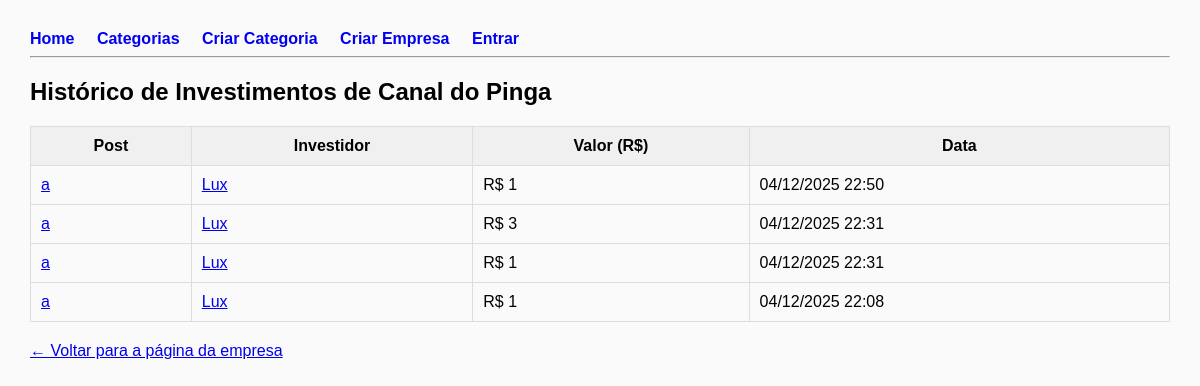
Screenshot of /company/2/history with the database file from the repository.
### app.py (models this page shows)
class Company(db.Model):
    id = db.Column(db.Integer, primary_key=True)
    name = db.Column(db.String(140), nullable=False, unique=True)
    bio = db.Column(db.Text)
    website = db.Column(db.String(250))
    password = db.Column(db.String(200), nullable=False)
    created_at = db.Column(db.DateTime, default=datetime.utcnow)
    category_id = db.Column(db.Integer, db.ForeignKey("category.id"), nullable=True)
    comments = db.relationship("Comment", backref="author", lazy=True)
    investments_made = db.relationship("InvestmentHistory", backref="investor", lazy=True, foreign_keys='InvestmentHistory.company_id')
    messages_sent = db.relationship("Message", backref="sender", lazy=True, foreign_keys='Message.sender_id')
    messages_received = db.relationship("Message", backref="receiver", lazy=True, foreign_keys='Message.receiver_id')

class InvestmentHistory(db.Model):
    id = db.Column(db.Integer, primary_key=True)
    company_id = db.Column(db.Integer, db.ForeignKey("company.id"), nullable=False)
    post_id = db.Column(db.Integer, db.ForeignKey("post.id"), nullable=False)
    amount = db.Column(db.Integer, nullable=False)
    created_at = db.Column(db.DateTime, default=datetime.utcnow)

class Post(db.Model):
    id = db.Column(db.Integer, primary_key=True)
    title = db.Column(db.String(200), nullable=False)
    content = db.Column(db.Text)
    created_at = db.Column(db.DateTime, default=datetime.utcnow)
    likes = db.Column(db.Integer, default=0)
    investment = db.Column(db.Integer, default=0)
    score = db.Column(db.Float, default=0)
    company_id = db.Column(db.Integer, db.ForeignKey("company.id"), nullable=False)
    category_id = db.Column(db.Integer, db.ForeignKey("category.id", ondelete="CASCADE"), nullable=False)
    comments = db.relationship("Comment", backref="post", lazy=True, cascade="all, delete-orphan")
    investment_history = db.relationship("InvestmentHistory", backref="post", lazy=True, cascade="all, delete-orphan")
    company = db.relationship("Company", backref="posts")
    category = db.relationship("Category", backref="posts")

### app.py (the view)
@app.route("/company/<int:company_id>/history")
def company_history(company_id):
    company = Company.query.get_or_404(company_id)
    investments_received = (
        db.session.query(InvestmentHistory)
        .join(Post, InvestmentHistory.post_id == Post.id)
        .filter(Post.company_id == company.id)
        .order_by(InvestmentHistory.created_at.desc())
        .all()
    )
    return render_template("company_history.html", company=company, investments=investments_received)

### templates/company_history.html
{% extends "base.html" %}
{% block content %}
<h2>Histórico de Investimentos de {{ company.name }}</h2>
{% if investments %}
  <table style="width:100%; border-collapse: collapse; margin-top: 20px;">
    <thead>
      <tr style="background: #f0f0f0;">
        <th style="padding: 10px; border: 1px solid #ddd;">Post</th>
        <th style="padding: 10px; border: 1px solid #ddd;">Investidor</th>
        <th style="padding: 10px; border: 1px solid #ddd;">Valor (R$)</th>
        <th style="padding: 10px; border: 1px solid #ddd;">Data</th>
      </tr>
    </thead>
    <tbody>
      {% for inv in investments %}
        <tr>
          <td style="padding: 10px; border: 1px solid #ddd;">
            <a href="{{ url_for('post_view', post_id=inv.post.id) }}">
              {{ inv.post.title }}
            </a>
          </td>
          <td style="padding: 10px; border: 1px solid #ddd;">
            <a href="{{ url_for('company_detail', company_id=inv.investor.id) }}">
              {{ inv.investor.name }}
            </a>
          </td>
          <td style="padding: 10px; border: 1px solid #ddd;">
            R$ {{ inv.amount }}
          </td>
          <td style="padding: 10px; border: 1px solid #ddd;">
            {{ inv.created_at.strftime("%d/%m/%Y %H:%M") }}
          </td>
        </tr>
      {% endfor %}
    </tbody>
  </table>
{% else %}
  <p>Essa empresa ainda não recebeu investimentos.</p>
{% endif %}
<a href="{{ url_for('company_detail', company_id=company.id) }}" style="display:inline-block; margin-top:20px;">
    ← Voltar para a página da empresa
</a>
{% endblock %}

### templates/base.html (style rules this page uses)
body { font-family: Arial, sans-serif; margin: 30px; background:#fafafa }

### rows the page displays
Company: name "Canal do Pinga"
InvestmentHistory: post "a", investor.name "Lux", amount "1", created_at "04/12/2025 22:50"
InvestmentHistory: post "a", investor.name "Lux", amount "3", created_at "04/12/2025 22:31"
InvestmentHistory: post "a", investor.name "Lux", amount "1", created_at "04/12/2025 22:31"
InvestmentHistory: post "a", investor.name "Lux", amount "1", created_at "04/12/2025 22:08"
